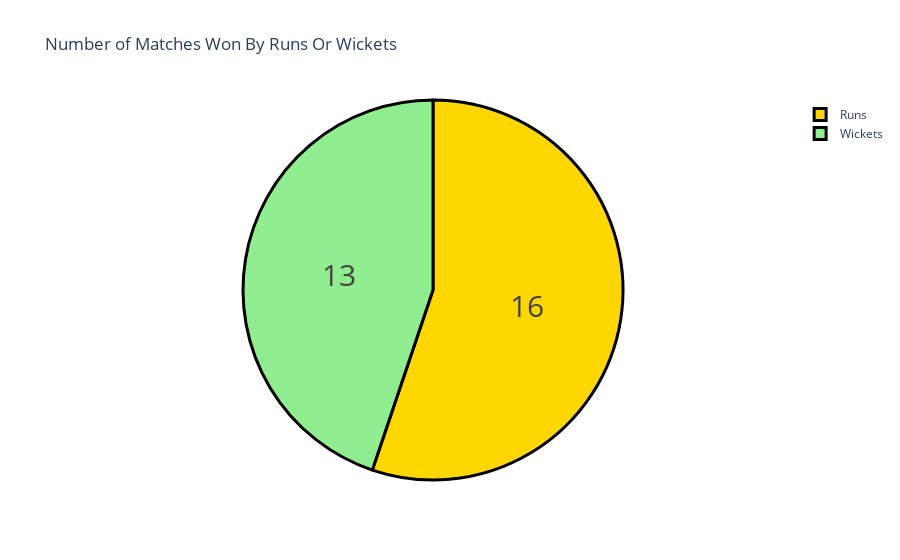

Here is the notebook cell this chart was saved with:
### Code cell
won_by = data["won by"].value_counts()
label = won_by.index
counts = won_by.values
colors = ['gold','lightgreen']

fig = go.Figure(data=[go.Pie(labels=label, values=counts)])
fig.update_layout(title_text='Number of Matches Won By Runs Or Wickets')
fig.update_traces(hoverinfo='label+percent', textinfo='value', textfont_size=30,
                  marker=dict(colors=colors, line=dict(color='black', width=3)))
fig.show()

### Figure 1 — Plotly figure (JSON) as saved in the notebook; plotly's stock layout.template omitted (floating-point values rounded to 4 significant figures)
{"data": [{"hoverinfo": "label+percent", "labels": ["Runs", "Wickets"], "marker": {"colors": ["gold", "lightgreen"], "line": {"color": "black", "width": 3}}, "textfont": {"size": 30}, "textinfo": "value", "type": "pie", "values": [16, 13]}], "layout": {"title": {"text": "Number of Matches Won By Runs Or Wickets"}}}
